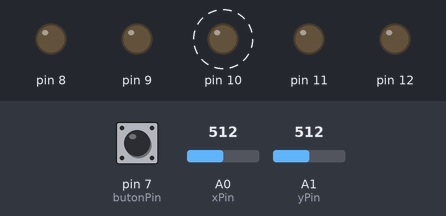
Bench run of a sketch on a simulated Arduino Uno, built with avr-gcc and run on an emulated ATmega328P. Parts: output pins drawn as LEDs (lit = HIGH). Dashed ring = blinking. Inputs (shaded band) come from the test bench; at power-on: A0 (xPin) = 512, pin 7 (butonPin) HIGH, A1 (yPin) = 512.

Above: at 1.8 s.
1.9 s: A0 (xPin) set to 610
At 2.4 s:
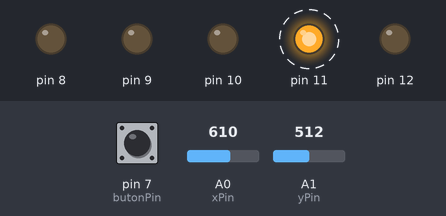
6.0 s: A0 (xPin) set to 810
At 6.4 s:
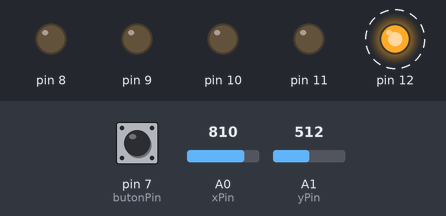
10.1 s: A0 (xPin) set to 390
At 11.4 s:
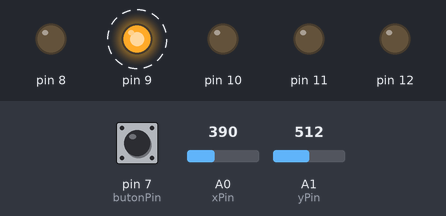
14.2 s: A0 (xPin) set to 190
At 15.4 s:
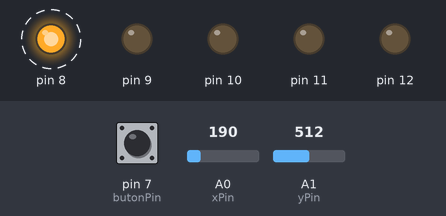
18.3 s: A0 (xPin) set to 210
At 18.9 s:
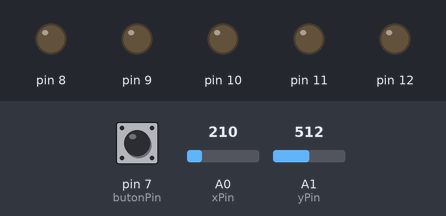
22.4 s: A0 (xPin) set to 122
At 23.4 s:
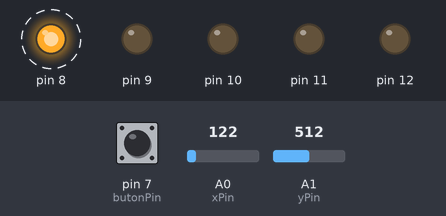
Timing chart, 0 to 27.5 s (numbered marks = the images above; inputs shaded):
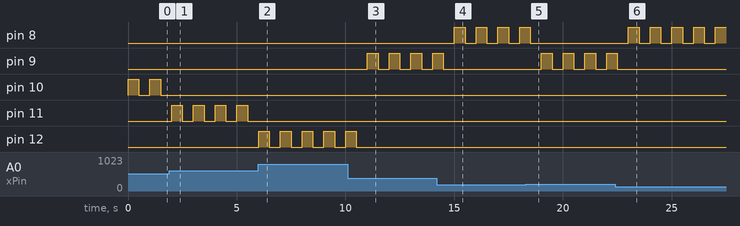

Measured:
- after the input at 1.9 s, pin 10: stops changing and stays LOW; pin 11: alternates HIGH for 0.50 s and LOW for 0.50 s, starting after 0.10 s
- after the input at 6.0 s, pin 11: stops changing and stays LOW; pin 12: alternates HIGH for 0.50 s and LOW for 0.50 s, starting at once
- after the input at 10.1 s, pin 9: alternates HIGH for 0.50 s and LOW for 0.50 s, starting after 0.90 s; pin 12: goes on until 10.5 s, then stays LOW
- after the input at 14.2 s, pin 8: alternates HIGH for 0.50 s and LOW for 0.50 s, starting after 0.80 s; pin 9: goes on until 14.5 s, then stays LOW
- after the input at 18.3 s, pin 8: goes on until 18.5 s, then stays LOW; pin 9: alternates HIGH for 0.50 s and LOW for 0.50 s, starting after 0.71 s
- after the input at 22.4 s, pin 8: alternates HIGH for 0.50 s and LOW for 0.50 s, starting after 0.61 s; pin 9: goes on until 22.5 s, then stays LOW
- by itself, pin 10: alternates HIGH for 0.50 s and LOW for 0.50 s

The sketch:

joystick_led_ders2.3.ino
```cpp
int xPin = A0;
int yPin = A1;
int butonPin = 7;

int xPozisyon;
int yPozisyon;
int butonDurum;

#define led1 8;
#define led2 9;
#define led3 10;
#define led4 11;
#define led4 12;
#define led4 13;

void setup()
{
  Serial.begin(9600);
  pinMode(xPin, INPUT);
  pinMode(yPin, INPUT);
  pinMode(butonPin, INPUT_PULLUP);
  pinMode(8, OUTPUT);//0-200
  pinMode(9, OUTPUT);//200-400
  pinMode(10, OUTPUT);//400-600
  pinMode(11, OUTPUT);//600-800
  pinMode(12, OUTPUT);//800-1000
}

void loop()
{
  xPozisyon = analogRead(xPin);
  yPozisyon = analogRead(yPin);
  butonDurum = digitalRead(butonPin);
  // sadece x ekseni için 1 - 1000
  if(xPozisyon < 200)
  {
    digitalWrite(8, HIGH);
    delay(500);
    digitalWrite(8, LOW);
    delay(500);
  }
  if(xPozisyon > 200 && xPozisyon < 400)
  {
    digitalWrite(9, HIGH);
    delay(500);
    digitalWrite(9, LOW);
    delay(500);
  }
  if(xPozisyon > 400 && xPozisyon < 600)
  {
    digitalWrite(10, HIGH);
    delay(500);
    digitalWrite(10, LOW);
    delay(500);
  }
  if(xPozisyon > 600 && xPozisyon < 800)
  {
    digitalWrite(11, HIGH);
    delay(500);
    digitalWrite(11, LOW);
    delay(500);
  }
  if(xPozisyon > 800 && xPozisyon < 1000)
  {
    digitalWrite(12, HIGH);
    delay(500);
    digitalWrite(12, LOW);
    delay(500);
  }
}
```
